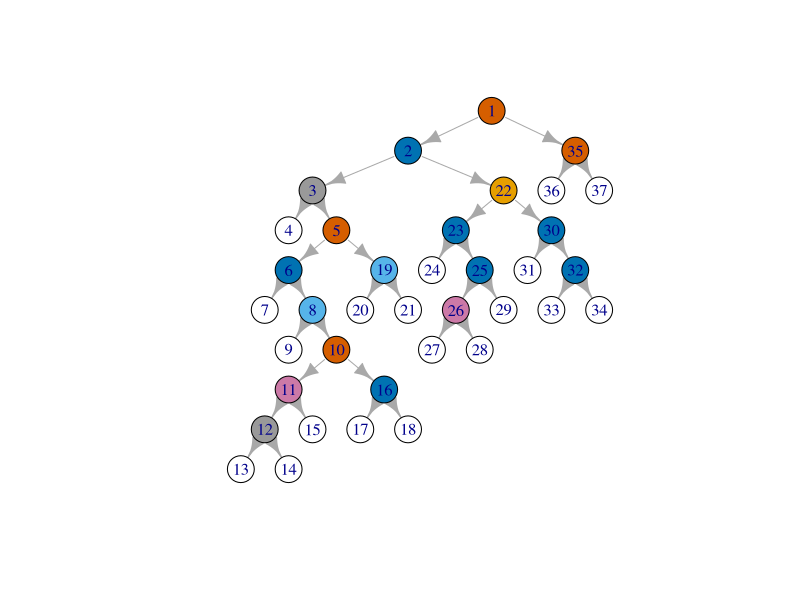

Recreate this plot in R.
# Load library
library(MASS)
library(igraph)

# Clear environment
rm(list = ls())

# Setting Japanese font (for MacOSX)
# par(family= "HiraKakuProN-W3")

# Chapter7 e.g.64
# 回帰の決定木。

# 分岐処理の際の損失関数sq_loss(y)
# 分岐先のデータ集合における応答変数値の分散を返す。
sq_loss <- function(y) {
  y_bar <- mean(y)
  return(sum((y - y_bar) ^ 2))
}

# 分岐処理を行う関数branch(x, y, f, S, m)
# x: 全説明変数データ。説明変数行列の形で受け取る。
# y: 全応答変数データ
# f: 分岐を評価する損失関数
# S: 分岐を評価するデータの添字集合
# m: 説明変数に含まれる要素数（実際は利用されていない！）
branch <- function(x, y, f, S, m = ncol(x)) {
  n <- length(S) # 分岐を評価するデータ集合に含まれるデータ数
  p <- ncol(x) # 説明変数に含まれる要素数
  if (n == 0) { # 評価するデータ集合が空集合ならばNULLを返す。
    return(NULL)
  }
  best_score <- Inf # 分岐評価スコアの最小値
  for (j in 1:p) { # 分岐評価に用いる要素として、説明変数の全要素をなめる。
    for (i in S) { # 分岐評価に用いるデータとして、評価対象データ集合の全データをなめる。
      left <- NULL; right <- NULL # 分岐先のデータ集合
      for (k in S) {
        if (x[k, j] < x[i, j]) { # i番目のデータの第j要素を基準値として、各データの第j要素を評価する。
          left <- c(left, k) # 基準値より大きかったら左の分岐へ割り振る。
        } else {
          right <- c(right, k) # 基準値より小さかったら右の分岐へ割り振る。
        }
      }
      L <- f(y[left]); R <- f(y[right]) # 割り振られた分岐先のデータ集合において、損失関数の値を計算。
      score <- L + R # 左右のデータ群の損失関数値の和を、当該分岐条件における評価スコアとする。
      if (score < best_score) {
        best_score <- score
        # ベストスコアを叩いた分岐条件のパラメータを戻り値とする。
        info <- list(i = i, j = j, # 分岐評価の基準値として用いた、「i番目のデータの第j要素」のi, j
                     left = left, right = right, # 左と右の各分岐に割り振られたデータの添字。
                     score = best_score, # ベストスコアの値。
                     left_score = L, right_score = R) # ベストスコアの際の左と右の各データ集合における損失関数値。
      }
    }
  }
  return(info)
}

dt <- function(x, y, 
               f = "sq_loss", alpha = 0, n_min = 1, m = ncol(x)) {
  if (f == "sq_loss") {
    g <- sq_loss
  } else if (f == "mis_match") {
    g <- mis_match
  } else if (f == "gini") {
    g <- gini
  } else {
    g <- entropy
  }
  n <- length(y)
  stack <- list()
  stack[[1]] <- list(parent = 0, set = 1:n, score = g(y))
  vertex <- list()
  k <- 0
  while (length(stack) > 0) {
    r <- length(stack)
    node <- stack[[r]]
    stack <- stack[-r]
    k <- k + 1
    res <- branch(x, y, g, node$set, m)
    if (node$score - res$score < alpha ||
        length(node$set) < n_min ||
        length(res$left) == 0 ||
        length(res$right) == 0) {
      vertex[[k]] <- list(parent = node$parent, j = 0, set = node$set)
    } else {
      vertex[[k]] <- list(parent = node$parent, set = node$set, 
                          th = x[res$i, res$j], j = res$j)
      stack[[r]] <- list(parent = k, set = res$right, score = res$right_score)
      stack[[r + 1]] <- list(parent = k, set = res$left, score = res$left_score)
    }
  }
  mode <- function(y) {
    names(sort(table(y), decreasing = TRUE))[1]
  }
  r <- length(vertex)
  for (h in 1:r) {
    vertex[[h]]$left <- 0; vertex[[h]]$right <- 0
  }
  for (h in r:2) {
    pa <- vertex[[h]]$parent
    if (vertex[[pa]]$right == 0) {
      vertex[[pa]]$right <- h
    } else {
      vertex[[pa]]$left <- h
    }
  }
  if (f == "sq_loss") {
    g <- mean
  } else {
    g <- mode
  }
  for (h in 1:r) {
    if (vertex[[h]]$j == 0) {
      vertex[[h]]$center <- g(y[vertex[[h]]$set])
    }
  }
  return(vertex)
}

x <- as.matrix(Boston[, 1:13])
y <- as.vector(Boston[, 14])
vertex <- dt(x, y, n_min = 50)
r <- length(vertex)
col <- array(dim = r)
edge_list <- matrix(nrow = r, ncol = 2)
for (h in 1:r) {
  col[h] <- vertex[[h]]$j
  edge_list[h, ] <- c(vertex[[h]]$parent, h)
}
edge_list <- edge_list[-1, ]
g <- graph_from_edgelist(edge_list)
V(g)$color <- col
plot(g, layout = layout.reingold.tilford(g, root = 1))
VAR <- NULL
TH <- NULL
for (h in 1:r) {
  if (vertex[[h]]$j != 0) {
    j <- vertex[[h]]$j
    th <- vertex[[h]]$th
    VAR <- c(VAR, j)
    TH <- c(TH, th)
  }
}
print(cbind(VAR, TH))
